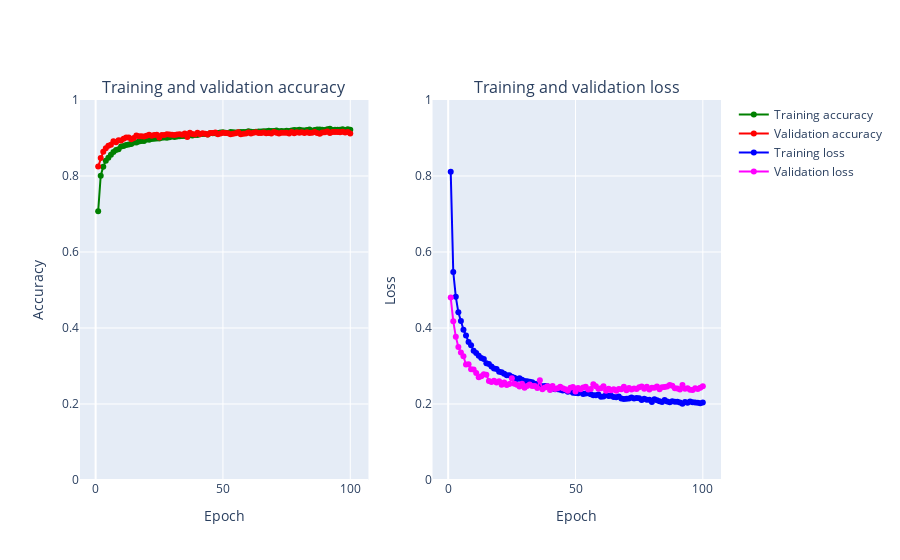

The notebook cell this image was saved under:
### Code cell
plot_accuracy_and_loss(history_upgrade, "accuracy")
